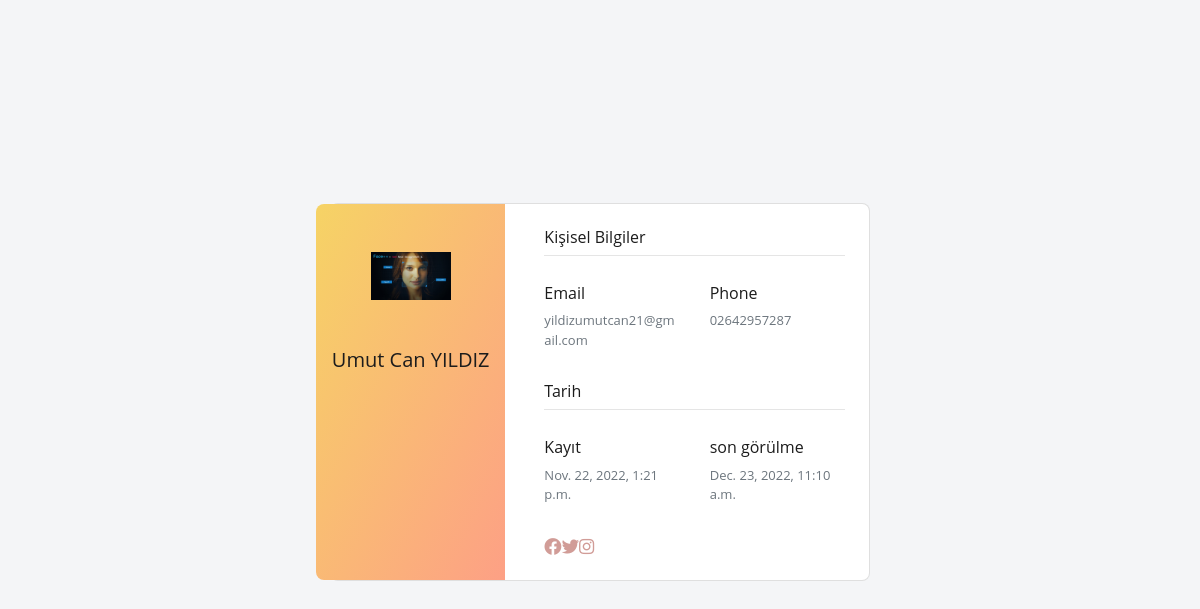
The page /user/ (signed in) on the database its author committed.
### home/models.py (models this page shows, shortened)
class UserProfile(models.Model):
    user = models.OneToOneField(User, on_delete=models.CASCADE)
    phone = models.CharField(blank=True, max_length=15)
    address = models.CharField(blank=True, max_length=150)
    city = models.CharField(blank=True, max_length=50)
    country = models.CharField(blank=True, max_length=50)
    job = models.CharField (blank=True, max_length=150)
    facebook = models.CharField (blank=True, max_length=55)
    instagram = models.CharField (blank=True, max_length=55)
    twitter = models.CharField (blank=True, max_length=55)
    image = models.ImageField(blank=True, upload_to='images/userProfile')

### user/views.py (the view)
# urls.py: path('', views.index, name='index'),
def index(request):
    if request.user.id is not None:
        category = Category.objects.all()
        user = UserProfile.objects.get(user_id=request.user.id)
        settings = Setting.objects.filter(pk=0)
        categorydata = Category.objects.all ()
        setting = Setting.objects.get (pk=1)
        category = Category.objects.all ()
        context = {'category': category,
                   'user': user,
                   'settings': settings,
                   'setting': setting,
                   'categorydata': categorydata
                   }
        return render(request, 'user_profile.html', context)

### user/templates/user_profile.html (shortened to what this page needs)
{%  extends "homebase.html" %}
{%  load static %}
{% block content %}
    <link href="{% static 'css/style2.css' %}" rel="stylesheet">
    <link href="https://maxcdn.bootstrapcdn.com/font-awesome/4.3.0/css/font-awesome.min.css" rel="stylesheet">
    <section class="vh-100" style="background-color: #f4f5f7;">
  <div class="container py-5 h-100">
    <div class="row d-flex justify-content-center align-items-center h-100">
      <div class="col col-lg-6 mb-4 mb-lg-0">
        <div class="card mb-3" style="border-radius: .5rem;">
          <div class="row g-0">
            <div class="col-md-4 gradient-custom text-center text-white"
              style="border-top-left-radius: .5rem; border-bottom-left-radius: .5rem;">
              <img src="{{ user.image.url }}"
                alt="Avatar" class="img-fluid my-5" style="width: 80px;" />
              <h5> {{ user.user.first_name }} {{ user.user.last_name }}</h5>
            </div>
            <div class="col-md-8">
              <div class="card-body p-4">
                <h6>Kişisel Bilgiler</h6>
                <hr class="mt-0 mb-4">
                <div class="row pt-1">
                  <div class="col-6 mb-3">
                    <h6>Email</h6>
                    <p class="text-muted">{{ user.user.email}}</p>
                  </div>
                  <div class="col-6 mb-3">
                    <h6>Phone</h6>
                    <p class="text-muted">{{ user.phone}}</p>
                  </div>
                </div>
                <h6>Tarih</h6>
                <hr class="mt-0 mb-4">
                <div class="row pt-1">
                  <div class="col-6 mb-3">
                    <h6>Kayıt</h6>
                    <p class="text-muted">{{ user.user.date_joined }}</p>
                  </div>
                  <div class="col-6 mb-3">
                    <h6>son görülme</h6>
                    <p class="text-muted">{{ user.user.last_login }}</p>
                  </div>
                </div>
                <div class="d-flex justify-content-start">
                  <a href="#!"><i class="fab fa-facebook-f fa-lg me-3"></i></a>
                  <a href="#!"><i class="fab fa-twitter fa-lg me-3"></i></a>
                  <a href="#!"><i class="fab fa-instagram fa-lg"></i></a>
                </div>
              </div>
            </div>
          </div>
        </div>
      </div>
    </div>
  </div>
</section>
{% endblock %}

### home/static/css/style2.css (style rules this page uses)
body { color: #797979; background: #f1f2f7; font-family: 'Open Sans', sans-serif; padding: 0px !important; margin: 0px !important; font-size: 13px; text-rendering: optimizeLegibility; -webkit-font-smoothing: antialiased; -moz-font-smoothing: antialiased; }

### user/templates/user_profile.html (style rules this page uses)
.gradient-custom { background: #f6d365; background: -webkit-linear-gradient(to right bottom, rgba(246, 211, 101, 1), rgba(253, 160, 133, 1)); background: linear-gradient(to right bottom, rgba(246, 211, 101, 1), rgba(253, 160, 133, 1)) }

### rows shown on the page
UserProfile: image (picture), user.first_name "Umut Can", user.last_name "YILDIZ", user.email "yildizumutcan21@gmail.com", phone "02642957287", user.date_joined "Nov. 22, 2022, 1:21 p.m.", user.last_login "Dec. 23, 2022, 11:10 a.m."
